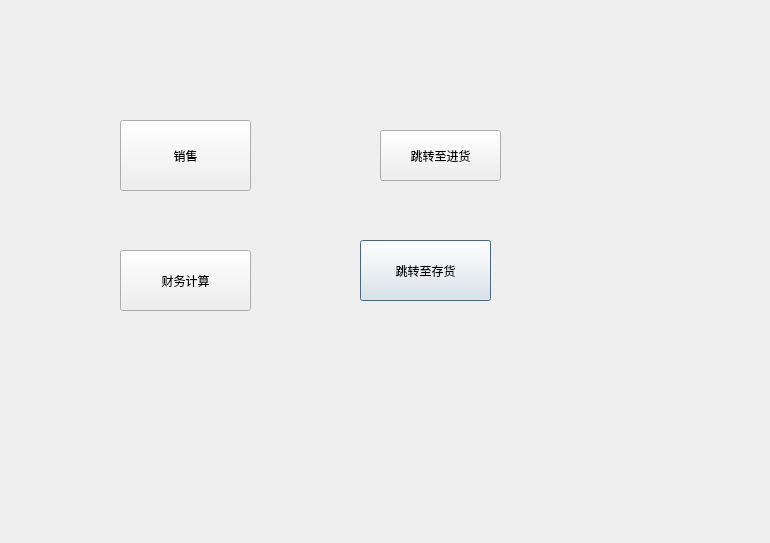
<?xml version="1.0" encoding="UTF-8"?>
<ui version="4.0">
 <class>Dialog</class>
 <widget class="QDialog" name="Dialog">
  <property name="geometry">
   <rect>
    <x>0</x>
    <y>0</y>
    <width>770</width>
    <height>543</height>
   </rect>
  </property>
  <property name="windowTitle">
   <string>Dialog</string>
  </property>
  <widget class="QPushButton" name="pushButton">
   <property name="geometry">
    <rect>
     <x>360</x>
     <y>240</y>
     <width>131</width>
     <height>61</height>
    </rect>
   </property>
   <property name="text">
    <string>跳转至存货</string>
   </property>
  </widget>
  <widget class="QPushButton" name="pushButton_2">
   <property name="geometry">
    <rect>
     <x>380</x>
     <y>130</y>
     <width>121</width>
     <height>51</height>
    </rect>
   </property>
   <property name="text">
    <string>跳转至进货</string>
   </property>
  </widget>
  <widget class="QPushButton" name="pushButton_3">
   <property name="geometry">
    <rect>
     <x>120</x>
     <y>120</y>
     <width>131</width>
     <height>71</height>
    </rect>
   </property>
   <property name="text">
    <string>销售</string>
   </property>
   <property name="iconSize">
    <size>
     <width>50</width>
     <height>50</height>
    </size>
   </property>
  </widget>
  <widget class="QPushButton" name="pushButton_4">
   <property name="geometry">
    <rect>
     <x>120</x>
     <y>250</y>
     <width>131</width>
     <height>61</height>
    </rect>
   </property>
   <property name="text">
    <string>财务计算</string>
   </property>
  </widget>
 </widget>
 <resources/>
 <connections/>
</ui>
